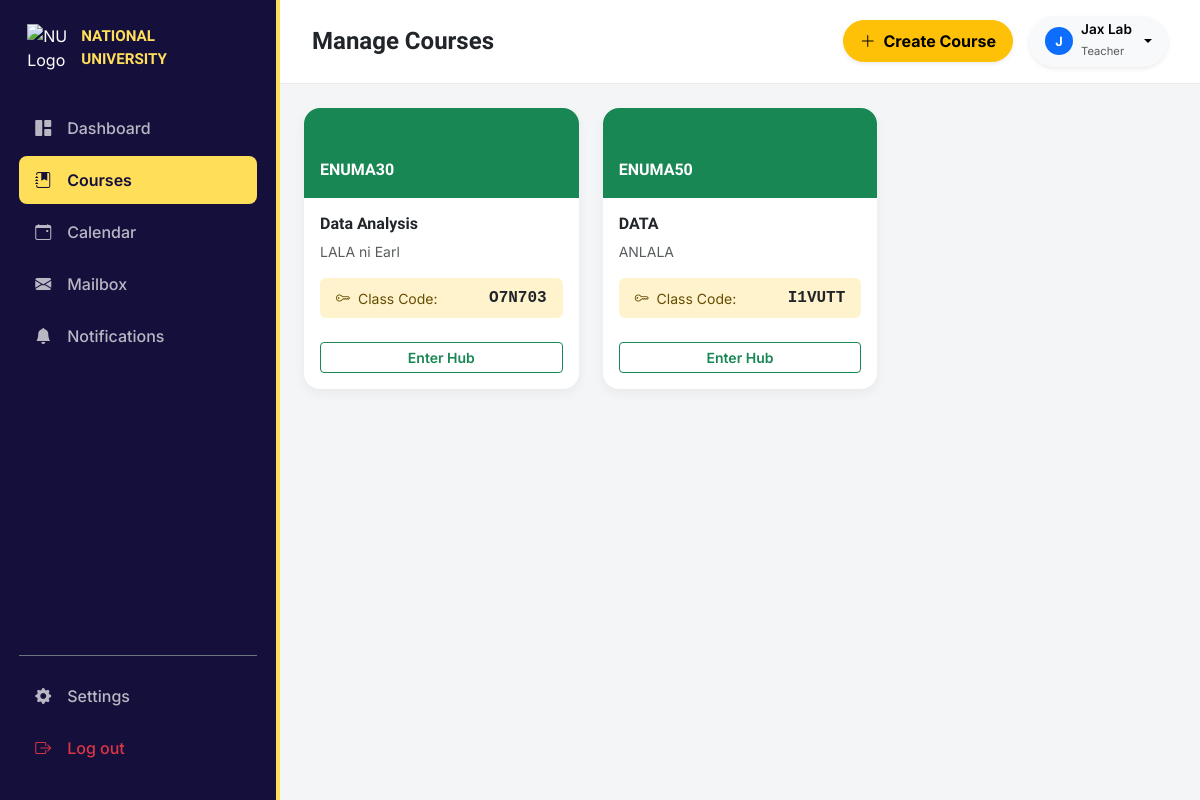
The page /courses (signed in) on the database its author committed.
### tables this page shows
CREATE TABLE users (
                id INTEGER PRIMARY KEY AUTOINCREMENT,
                firstname TEXT NOT NULL,
                lastname TEXT NOT NULL,
                email TEXT UNIQUE NOT NULL,
                password_hash TEXT NOT NULL,
                salt TEXT NOT NULL,
                role TEXT NOT NULL,
                gender TEXT,
                created_at TIMESTAMP DEFAULT CURRENT_TIMESTAMP
            );

CREATE TABLE courses (
                id INTEGER PRIMARY KEY AUTOINCREMENT,
                code TEXT UNIQUE NOT NULL,
                title TEXT NOT NULL,
                description TEXT,
                instructor_id INTEGER REFERENCES users(id) ON DELETE SET NULL,
                enrollment_code TEXT UNIQUE,
                created_at TIMESTAMP DEFAULT CURRENT_TIMESTAMP
            , grades_posted INTEGER DEFAULT 0, records_locked INTEGER DEFAULT 0);

### app.py (the view)
@app.route("/courses.html")
@app.route("/courses")
def courses():
    if "user_id" not in session: return redirect(url_for("login"))
    user_id = session["user_id"]
    with closing(get_connection()) as conn:
        cursor = conn.cursor()
        cursor.execute("SELECT * FROM users WHERE id = ?", (user_id,))
        current_user = cursor.fetchone()
        if current_user["role"] == "STUDENT":
            cursor.execute("SELECT c.* FROM courses c JOIN enrollments e ON c.id = e.course_id WHERE e.student_id = ?", (user_id,))
            raw_courses = cursor.fetchall()
            courses_list = []
            for c in raw_courses:
                course_dict = dict(c)
                cursor.execute("SELECT COUNT(*) as total FROM modules WHERE course_id = ?", (c["id"],))
                total_modules = cursor.fetchone()["total"]
                cursor.execute("""
                    SELECT COUNT(*) as done FROM student_progress sp
                    JOIN modules m ON sp.module_id = m.id
                    WHERE sp.student_id = ? AND m.course_id = ?
                """, (user_id, c["id"]))
                completed_modules = cursor.fetchone()["done"]
                course_dict["progress"] = int((completed_modules / total_modules) * 100) if total_modules > 0 else 0
                courses_list.append(course_dict)
        else:
            cursor.execute("SELECT * FROM courses WHERE instructor_id = ?", (user_id,))
            courses_list = [dict(row) for row in cursor.fetchall()]
    return render_template("courses.html", courses=courses_list, user=current_user)

### db_models.py (called while the page is built)
def get_connection():
    if DATABASE_URL:
        import psycopg2
        import psycopg2.extras
        conn = psycopg2.connect(DATABASE_URL, cursor_factory=psycopg2.extras.DictCursor)
        return PostgresConnectionWrapper(conn)
    else:
        conn = sqlite3.connect("lms_mock.db")
        conn.row_factory = sqlite3.Row
        return conn

### templates/courses.html (shortened to what this page needs)
<!DOCTYPE html>
<html lang="en">
<head>
    <link href="https://cdn.jsdelivr.net/npm/bootstrap@5.3.0/dist/css/bootstrap.min.css" rel="stylesheet">
    <link rel="stylesheet" href="https://cdn.jsdelivr.net/npm/bootstrap-icons@1.11.0/font/bootstrap-icons.css">
</head>
<body>
<div class="app-wrapper">
    <div class="sidebar" id="sidebarElement">
        <div>
            <div class="sidebar-brand">
                <img src="https://dboqplvzu03z6.cloudfront.net/web/production/assets/contact-us-28ccf43265607ced3608c2c88d671ec8dbd210613cbb4042c0de3085f8c554f7.webp" alt="NU Logo">
                <div class="brand-text">NATIONAL<br>UNIVERSITY</div>
            </div>
            <div class="nav flex-column">
                <a href="{{ url_for('dashboard') }}" class="nav-link-custom"><i class="bi bi-grid-1x2-fill"></i> Dashboard</a>
                <a href="{{ url_for('courses') }}" class="nav-link-custom active"><i class="bi bi-journal-bookmark-fill"></i> Courses</a>
                <a href="{{ url_for('calendar') }}" class="nav-link-custom"><i class="bi bi-calendar-event"></i> Calendar</a>
                <a href="{{ url_for('mailbox') }}" class="nav-link-custom"><i class="bi bi-envelope-fill"></i> Mailbox</a>
                <a href="{{ url_for('notifications') }}" class="nav-link-custom"><i class="bi bi-bell-fill"></i> Notifications</a>
            </div>
        </div>
        <div class="nav flex-column border-top border-secondary pt-3">
            <a href="{{ url_for('settings') }}" class="nav-link-custom"><i class="bi bi-gear-fill"></i> Settings</a>
            <a href="{{ url_for('logout') }}" class="nav-link-custom text-danger"><i class="bi bi-box-arrow-right"></i> Log out</a>
        </div>
    </div>
    <div class="main-content">
        <div class="top-navbar">
            <div>
                <h4 class="fw-bold mb-0 text-dark" style="font-family: Gantari;">{% if user.role == 'TEACHER' %}Manage Courses{% else %}Enrolled Courses{% endif %}</h4>
            </div>
            <div class="d-flex align-items-center gap-3">
                {% if user.role == 'STUDENT' %}
                <button class="btn btn-warning fw-bold px-3 py-2 rounded-pill shadow-sm" data-bs-toggle="modal" data-bs-target="#joinCourseModal"><i class="bi bi-plus-lg me-1"></i> Join Course</button>
                {% elif user.role == 'TEACHER' %}
                <button class="btn btn-warning fw-bold px-3 py-2 rounded-pill shadow-sm" data-bs-toggle="modal" data-bs-target="#createCourseModal"><i class="bi bi-plus-lg me-1"></i> Create Course</button>
                {% endif %}
                <div class="dropdown">
                    <button class="btn btn-light dropdown-toggle d-flex align-items-center gap-2 rounded-pill px-3 py-1.5 border-0 shadow-sm" type="button" data-bs-toggle="dropdown">
                        <div class="bg-primary text-white rounded-circle d-flex align-items-center justify-content-center fw-bold" style="width: 28px; height: 28px; font-size: 0.8rem;">{{ user.firstname[0] }}</div>
                        <div class="text-start">
                            <span class="d-block fw-semibold" style="font-size: 0.85rem; line-height: 1.1;">{{ user.firstname }} {{ user.lastname }}</span>
                            <span class="text-muted" style="font-size: 0.7rem;">{{ user.role | title }}</span>
                        </div>
                    </button>
                </div>
            </div>
        </div>
        <div class="p-4">
            <div class="row g-4">
                {% for course in courses %}
                <div class="col-md-4">
                    <div class="course-card">
                        <div class="course-header-stripe bg-success">
                            <span>{{ course.code }}</span>
                        </div>
                        <div class="p-3 d-flex flex-column justify-content-between flex-grow-1">
                            <div>
                                <h6 class="fw-bold text-dark" style="font-family: Gantari;">{{ course.title }}</h6>
                                <p class="text-muted small mb-2">{{ course.description }}</p>
                                {% if user.role == 'TEACHER' %}
                                <div class="alert alert-warning py-2 px-3 small mb-0 mt-3 border-0 d-flex justify-content-between align-items-center">
                                    <span><i class="bi bi-key me-1"></i> Class Code:</span>
                                    <strong class="text-dark fs-6 font-monospace">{{ course.enrollment_code }}</strong>
                                </div>
                                {% endif %}
                            </div>
                            <div class="mt-4">
                                <a href="{{ url_for('course_detail', id=course.id) }}" class="btn btn-outline-success btn-sm w-100 fw-semibold">Enter Hub</a>
                            </div>
                        </div>
                    </div>
                </div>
                {% else %}
                <div class="col-12 text-center py-5">
                    <p class="text-muted">No courses found.</p>
                </div>
                {% endfor %}
            </div>
        </div>
    </div>
</div>
</body>
</html>

### templates/courses.html (style rules this page uses)
body { background-color: #f4f5f7; font-family: 'Inter', sans-serif; overflow-x: hidden; }
.app-wrapper { display: flex; height: 100vh; width: 100vw; }
.sidebar { width: 280px; background-color: var(--sidebar-bg, #150f3b); color: white; display: flex; flex-direction: column; justify-content: space-between; padding: 1.5rem 1.2rem; border-right: 4px solid var(--sidebar-border, #ffde59); }
.sidebar-brand { display: flex; align-items: center; gap: 12px; margin-bottom: 2rem; padding-left: 0.5rem; }
.sidebar-brand img { width: 42px; height: 48px; object-fit: contain; }
.brand-text { font-family: 'Gantari', sans-serif; font-weight: 700; font-size: 0.95rem; color: #ffde59; }
.nav-link-custom { display: flex; align-items: center; gap: 1rem; color: rgba(255,255,255,0.7); padding: 0.75rem 1rem; border-radius: 8px; text-decoration: none; font-weight: 500; margin-bottom: 0.25rem; transition: 0.2s; }
.nav-link-custom:hover, .nav-link-custom.active { background-color: #ffde59; color: #150f3b; font-weight: 600; }
.main-content { flex: 1; display: flex; flex-direction: column; overflow-y: auto; }
.top-navbar { background: white; padding: 1rem 2rem; display: flex; justify-content: space-between; align-items: center; border-bottom: 1px solid #eaeaea; }
.course-card { background: white; border-radius: 16px; border: none; box-shadow: 0 4px 12px rgba(0,0,0,0.05); overflow: hidden; height: 100%; display: flex; flex-direction: column; }
.course-header-stripe { height: 90px; padding: 1rem; color: white; font-weight: bold; font-family: 'Gantari', sans-serif; display: flex; align-items: flex-end; }

### rows shown on the page
users: firstname "J", firstname "Jax", lastname "Lab", role "Teacher"
courses: code "ENUMA30", title "Data Analysis", description "LALA ni Earl", enrollment_code "O7N703"
courses: code "ENUMA50", title "DATA", description "ANLALA", enrollment_code "I1VUTT"
